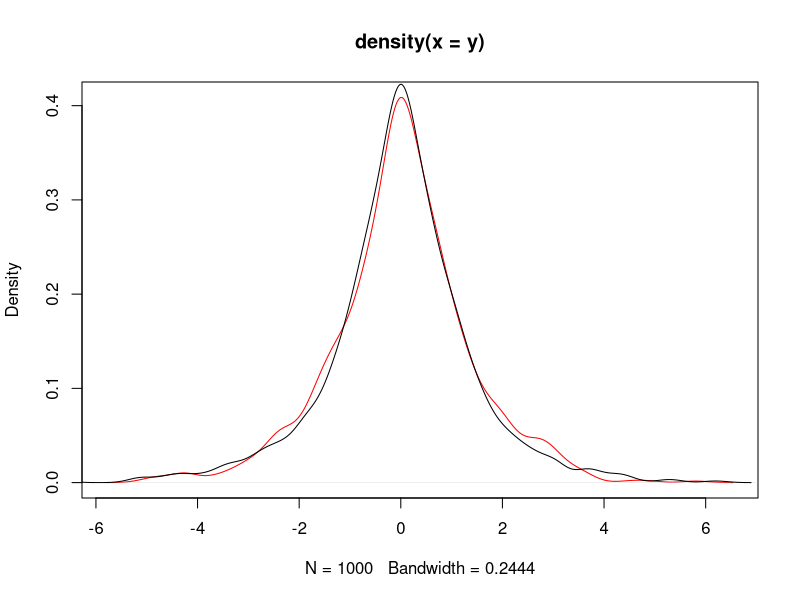
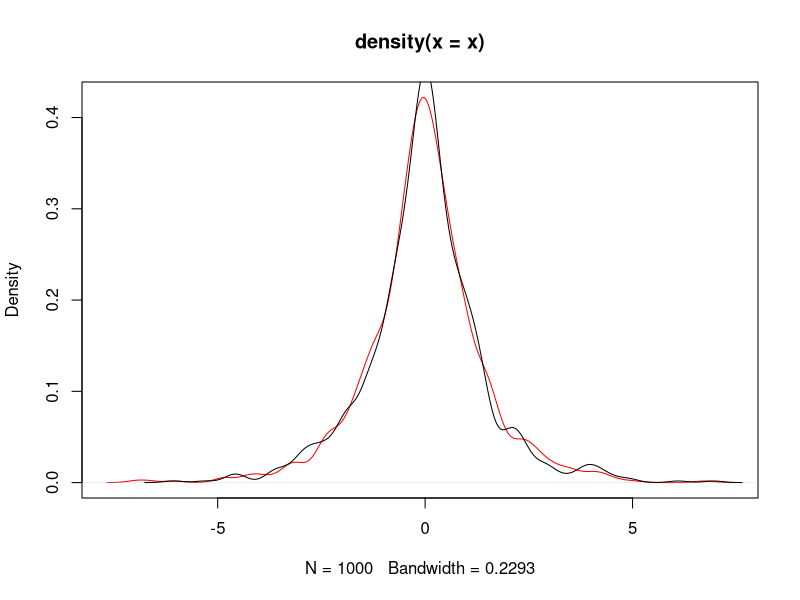
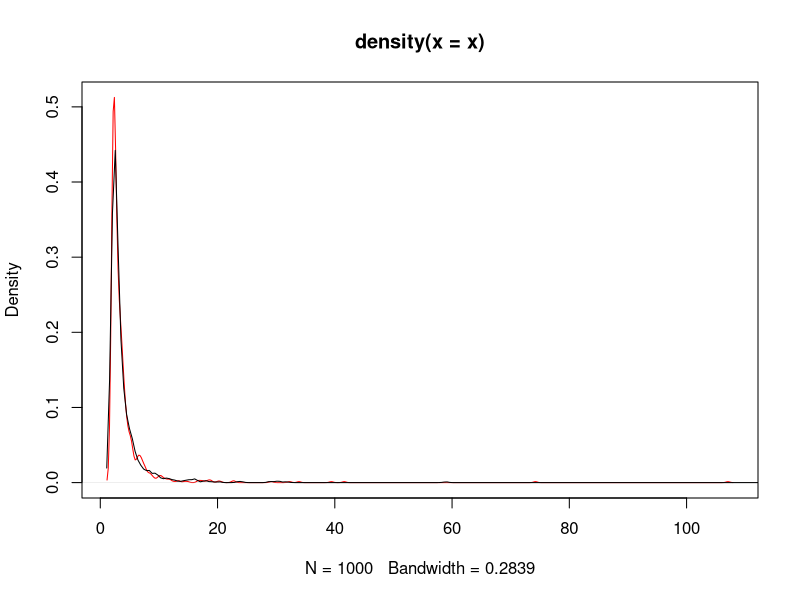
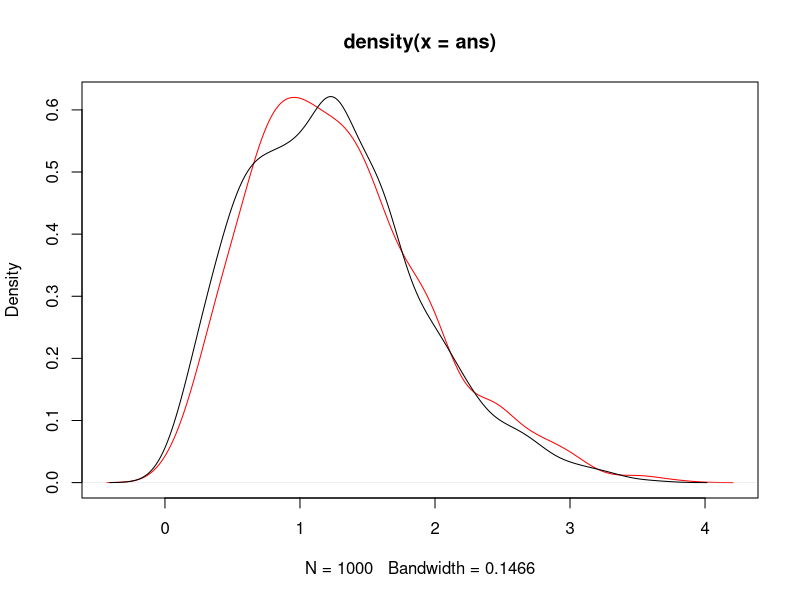
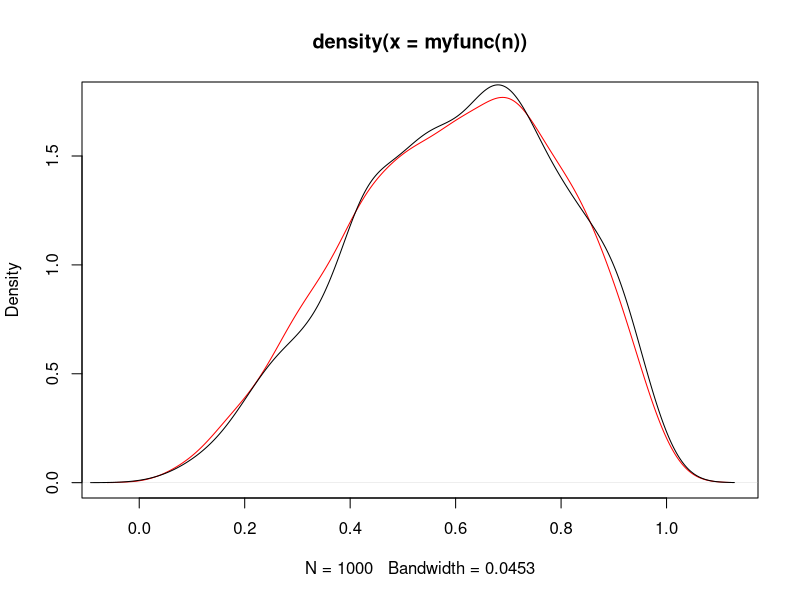

R code for these plots, in order: (Note: this script raises an error after producing the figures.)
# stat computing123

# 3.2 laplace distribution
# acceptance-rejection method
# f(x) = exp(-|x|)/2
# f(x) < 1/2
# g(x) = 1/12
# c = 6
# determine the upper and lower for x
-optim(0,function (x) -exp(-abs(x))/2)$value
uniroot(function (x) exp(-abs(x))/2 - 0.001,c(-10,0),tol = 1e-9)$root



n <- 1000;k <- j <- 0
y <- numeric(n)

while (k < n) {
  u <- runif(1)
  j <- j + 1
  x <- runif(1,-6,6)
  if (exp(-abs(x)) > u){
    k <- k+1
    y[k]  <- x
 } 
}
plot(density(y),col='red')
lines(density(VGAM::rlaplace(n)))
# the inverse transform method
# F^{-1}(p)= sgn(p-0.5)ln(1-2|p-0.5|)
set.seed(123)
p = runif(n)
x = -sign(p-0.5)*log(1-2*abs(p-0.5))
plot(density(x),col='red')
lines(density(VGAM::rlaplace(n)))

# exercise 3.3
# F(x) = 1 - (b/x)^a
# x = exp(log(b) - log(1-u)/a)
a <- b <- 2
u <- runif(n)
x = exp(log(b) - log(1-u)/a)
plot(density(x),col='red')
lines(density(VGAM::rpareto(n,2,2)))


# exercise 3.4:the rayleigh density
# F(x)=1-exp(-x^2/(2sigma^2))

library(VGAM)
n = 1000

scale = 1
ans <- scale * sqrt(-2 * log(runif(n)))

plot(density(ans),col='red')
lines(density(rrayleigh(n)))

# 3.5 
set.seed(123)
library(dplyr)
n <- 10^3
u = runif(n)
x = case_when(u <= 0.1 ~ 0,
              u > 0.1 & u <= 0.3 ~ 1,
              u > 0.3 & u <= 0.5 ~ 2,
              u > 0.5 & u <= 0.7 ~ 3,
              u > 0.7 & u <= 1 ~ 4)

y <- sample(0:4, size = n, replace = T, 
       prob = c(0.1,0.2,0.2,0.2,0.3))

rbind(table(x)/n,table(y)/n)

# 3.6 prove

# 3.7
# f(x) < 1.8
# c = 2


myfunc <- function(n) {
k <- j <- 0
y <- numeric(n)

while (k < n) {
  u <- runif(1)
  j <- j + 1
  x <- runif(1)
  if (6*x^2*(1-x) > u){
    k <- k+1
    y[k]  <- x
  } 
}
return(y)
}
plot(density(myfunc(n)),col='red')
lines(density(rbeta(n,3,2)))

# 3.8
rm(list=ls)
myfunc <- function(n,mu,sigma) exp(rnorm(n,mu,sigma))

n <- 10^3;mu <- 0;sigma <- 1

x <- myfunc(n,mu,sigma)
# please note :The log normal distribution has density

# f(x) = 1/(√(2 π) σ x) e^-((log x - μ)^2 / (2 σ^2))

# where μ and σ are the mean and standard deviation of the logarithm. 
# The mean is E(X) = exp(μ + 1/2 σ^2),
# and the variance Var(X) = exp(2*μ + σ^2)*(exp(σ^2) - 1)

plot(x,dlnorm(x,meanlog = mu + sigma^2/2,
              sdlog= 2*mu + sigma^2 - log(exp(sigma^2) - 1)),
     col='black')

lines(density(x),col='red')

# 3.9
rm(list=ls())
myfunc <- function(n){
  U1 <- runif(n,-1,1)
  U2 <- runif(n,-1,1)
  U3 <- runif(n,-1,1)
  return(ifelse(abs(U3) >= abs(U1) & abs(U3) >= abs(U2),U2,U3))
  
}
x <- myfunc(10^3)

plot(x,(1-x^2)*3/4,col='red')
lines(density(x))

# 3.11
rm(list=ls())
p1 <- 0.75;n=1000
y <- p1*rnorm(n) + (1-p1)*rnorm(n,mean = 3,sd = 1)
plot(density(y))

for ( i in seq(0.1,0.9,0.1)){
  lines(density(i*rnorm(n) + (1-i)*rnorm(n,mean = 3,sd = 1)),col= 10*i)
}

# 3.12
n = 10^3;beta=2;r=4
y = rexp(n,rgamma(1,shape = 4,rate = 2))

# 3.13
plot(density(y),col ='red')
lines(density(exp(log(beta)-log(runif(n))/r)-beta))

# 3.14
rm(list=ls())
rmvn.Choleski <-
  function(n, mu, Sigma) {
    # generate n random vectors from MVN(mu, Sigma)
    # dimension is inferred from mu and Sigma
    d <- length(mu)
    Q <- chol(Sigma) # Choleski factorization of Sigma
    Z <- matrix(rnorm(n*d), nrow=n, ncol=d)
    X <- Z %*% Q + matrix(mu, n, d, byrow=TRUE)
    X
  }

X <- rmvn.Choleski(200, mu = 0:2, 
                   Sigma = matrix(c(10,-5,5,-5,10,-5,5,-5,10)/10,
                                  nrow=3,byrow = T))
pairs(X)

cor(X)
apply(X,2,mean)


# 3.17
rmvn.Choleski <-
  function(n, mu, Sigma) {
    # generate n random vectors from MVN(mu, Sigma)
    # dimension is inferred from mu and Sigma
    d <- length(mu)
    Q <- chol(Sigma) # Choleski factorization of Sigma
    Z <- matrix(rnorm(n*d), nrow=n, ncol=d)
    X <- Z %*% Q + matrix(mu, n, d, byrow=TRUE)
    X
  }
X <- rmvn.Choleski(200, mu, Sigma)
pairs(X)

# 3.18
d = 5
(m2 <- matrix(1:d^2, 5, 5))
# lower.tri(m2)
m2[lower.tri(m2)] <- 0
m2

for ( i in 1:d) {
  for (j in i:d) {
    m2[i,j] = ifelse(i == j,sqrt(rchisq(1,d-i+1)),rnorm(1))
    
  }
}
m2


# Chapter 6
# 6.1
n <- 10^4
x <- runif(n,min = 0,max = pi/3)
theta_hat <- mean(sin(x))*pi/3
print(theta_hat)
print(cos(0)-cos(pi/3))

# 6.2
x <- seq(.1,2.5,length = 10)
m <- 10^4
u <- runif(m)
cdf <- numeric(length(x))
for (i in 1:length(x)){
  cdf[i] <-  mean(x[i]*exp(-(u*x[i])^2/2))/sqrt(2*pi)
  
}
phi <- pnorm(x)-pnorm(0)
print(round(rbind(x,cdf,phi),3))

x <- 2;m <- 10^4;z <- rnorm(m)
g <- (z < x); v <- mean((g - mean(z))^2)/m
cdf <- mean(g)
v;c(cdf - 1.96*sqrt(v),cdf + 1.96*sqrt(v))

# 6.3
set.seed(123)
rm(list = ls())
n <- 10^4;x <- runif(n,min = 0, max = 0.5)

theta.hat <- mean(exp(-x))/2

print(theta.hat);print(1- exp(-0.5))

b  <-  1/2;a  <-  0
var_g <- mean((exp(-x) - mean(exp(-x)))^2)
v <- var_g*(b - a)^2/n
v
# exponential
set.seed(123)
rm(list = ls())
n <- 10^4;x <- rexp(n)

theta.hat <- mean(exp(-x))/2

print(theta.hat);print(1- exp(-0.5))

b  <-  1/2;a  <-  0
var_g <- mean((exp(-x) - mean(exp(-x)))^2)
v <- var_g*(b - a)^2/n
v

# 6.4
rm(list = ls())
set.seed(123)

x <- c(1:9)/10
m <- 10^4
u <- runif(m)
cdf <- numeric(length(x))
for (i in 1:length(x)){
  g <- u^2*x[i]^3*(1 - u*x[i])^2
  cdf[i] <- gamma(6)*mean(g)/gamma(3)^2
}
phi <- pbeta(x,3,3)
print(round(rbind(x,cdf,phi),3))

# 6.5 

rm(list = ls())
set.seed(123)

x <- 2;m <- 10^4;z <- rnorm(m);g <- (z < x)
v <- mean((g-mean(g))^2)/m;v

g1 <- mean(z < x)
v1 <- g1*(1-g1)/m;
v;v1

# 6.6
rm(list = ls())
set.seed(123)
m <- 10^4
u <- runif(m)
cov(exp(u),exp(1-u))
var(exp(u));var(exp(1-u));var(exp(u) + exp(1-u))

# simple MC vs antithetic variates
x <- numeric()
MC.Phi <- function(R = 10^4, antithetic = TRUE) {
    u <- runif(R/2)
    if (!antithetic) v <- runif(R/2) else
      v <- 1 - u
    u <- c(u, v)
    g <- exp(u)
    x <- mean(g) 
  return(x)
}
m <- 10^3
MC1 <- MC2 <- numeric(m)

for (i in 1:m){
  MC1[i] <- MC.Phi(R = 10^3,antithetic = F)
  MC2[i] <- MC.Phi(R = 10^3,antithetic = T)
}

var(MC1)
var(MC2)
(1-var(MC2)/var(MC1))*100  #reduction in variance

# 6.9
rm(list = ls())
Rayleigh <- function(x, m = 10000, antithetic=TRUE){
  u <- runif(m/2)
  if (!antithetic)
    v <- runif(m/2)
  else
    v <- 1 - u
  u <- c(u,v)
  #calculate inv-cdf and varianace
  invcdf <- x * sqrt(-2 * log(u))
  invcdf
}

set.seed(123)
X1 <- Rayleigh(1.95, antithetic=FALSE)
X2 <- Rayleigh(1.95, antithetic=TRUE)
var(X1);var(X2)
# plot(density(X2))
# lines(density(VGAM::rrayleigh(10^4,scale = 1.95)))
set.seed(321)
X1prime <- Rayleigh(1.95, antithetic=FALSE)
X2prime <- Rayleigh(1.95, antithetic=T)
var(X1prime);var(X2prime)

(var(X1) - var(X2))/var(X1)
(var(X1prime) - var(X2prime))/var(X1prime)

# 6.10
# 7.1 Estimate the MSE of the level k trimmed means for random samples
# of size 20 generated from a standard Cauchy distribution. 
# (The target parameter θ is the center or median; the expected value does not exist.)
# Summarize the estimates of MSE in a table for k = 1,2,...,9.

n <- 20
m <- 1000
tmean <- numeric(m)
for (i in 1:m) {
  x <- sort(rcauchy(n))
  tmean[i] <- median(x[2:(n-1)]) # the estimate of theta is median, not mean
}
mse <- mean(tmean^2)
sqrt(sum((tmean- mean(tmean))^2)) / m

rm(list = ls())
n <- 20;K <- n/2- 1;m <- 1000
mse <- matrix(0, n/2, 2)

trimmed.mse <- function(n, m, k) {
  tmedian <- numeric(m)
  for (i in 1:m) {
    x <- sort(rcauchy(n))
    tmedian[i] <- median(x[(k+1):(n-k)]) 
  }
  mse.est <- mean(tmedian^2)
  se.mse <- sqrt(mean((tmedian-mean(tmedian))^2)) / sqrt(m)
  return(c(mse.est, se.mse))
}
for (k in 0:K) {
  mse[k+1, 1:2] <- trimmed.mse(n=n, m=m, k=k)
  }
mse


# 7.2 Plot the empirical power curve for the t-test in Example 7.9, changing
# the alternative hypothesis to H1 : µ /= 500, and keeping the significance
# level α = 0.05.
rm(list = ls())
n <- 20;m <- 1000
mu0 <- 500;sigma <- 100

mu <- c(seq(450, 650, 10)) #alternatives
M <- length(mu)
power <- numeric(M)
for (i in 1:M) {
  mu1 <- mu[i]
  pvalues <- replicate(m, expr = {
    #simulate under alternative mu1
    x <- rnorm(n, mean = mu1, sd = sigma)
    ttest <- t.test(x,
                    alternative = "two.sided", mu = mu0)
    ttest$p.value } )
  power[i] <- mean(pvalues <= .05)
}
se <- sqrt(power * (1-power) / m)

library(ggplot2)
df <- data.frame(mean=mu, power=power,
                 upper=power+2*se, lower=power-2*se)
ggplot(df, aes(x=mean, y=power)) +
  geom_line() +
  geom_vline(xintercept=500, lty=2) +
  geom_hline(yintercept=c(0,.05), lty=1:2) +
  geom_errorbar(aes(ymin=lower, ymax=upper), width = 0.2, lwd=1.5)


# 7.3 Plot the power curves for the t-test in Example 7.9 for sample sizes 10,
# 20, 30, 40, and 50, but omit the standard error bars. Plot the curves
# on the same graph, each in a different color or different line type, and
# include a legend. Comment on the relation between power and sample
# size.
rm(list = ls())
m <- 1000
mu0 <- 500;sigma <- 100

mu <- c(seq(450, 650, 10)) #alternatives
M <- length(mu)

power <- numeric(M);se <- numeric(M);
myfunc <- function(n) {
for (i in 1:M) {
  mu1 <- mu[i]
  pvalues <- replicate(m, expr = {
    #simulate under alternative mu1
    x <- rnorm(n, mean = mu1, sd = sigma)
    ttest <- t.test(x,
                    alternative = "two.sided", mu = mu0)
    ttest$p.value } )
  power[i] <- mean(pvalues <= .05)
    }
return(power)
}

plot(mu,myfunc(10),type = 'l',col = 1)
lines(mu,myfunc(20),type = 'l' ,col = 2)
lines(mu,myfunc(30),type = 'l',col = 3)
lines(mu,myfunc(40),type = 'l',col = 4)
lines(mu,myfunc(50),type = 'l',col = 5)

# 7.4 Suppose that X1,...,Xn are a random sample from a lognormal distri
# bution. Construct a 95% confidence interval for the parameter µ. Use a
# Monte Carlo method to obtain an empirical estimate of the confidence
# level when data is generated from standard lognormal.
